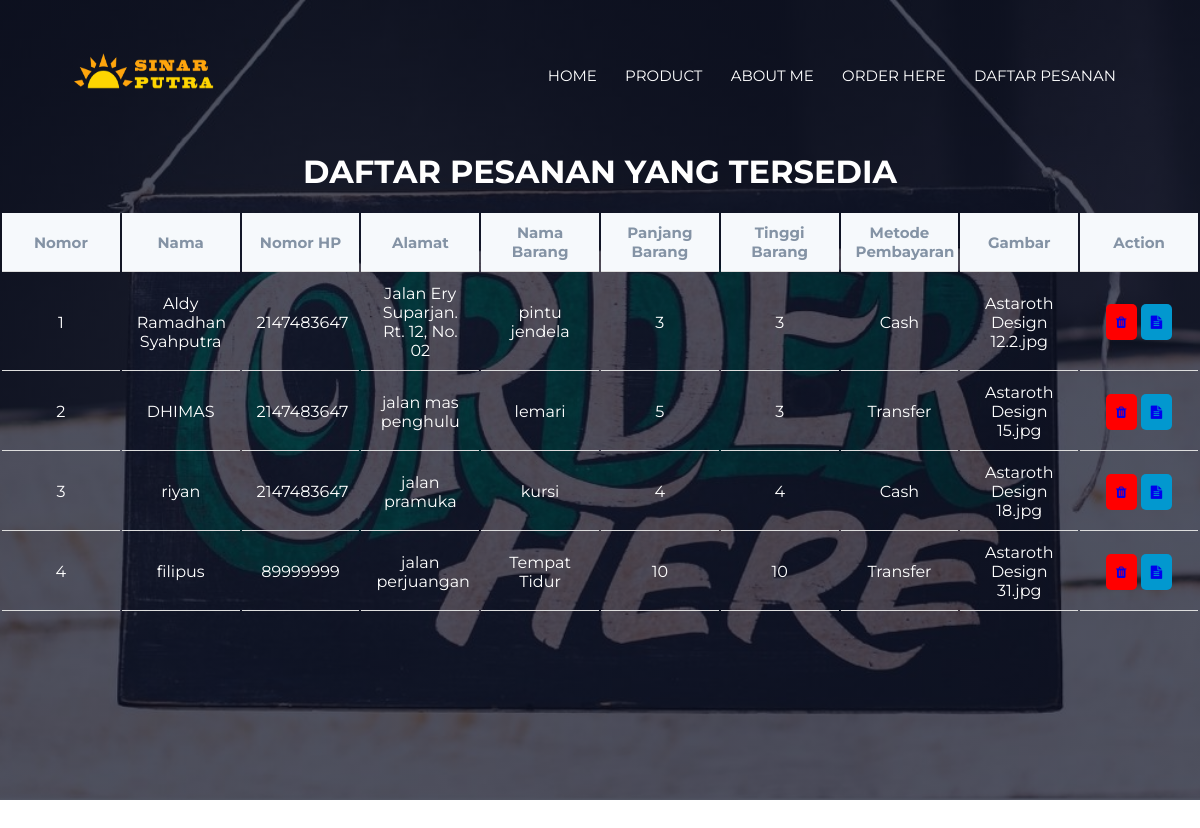
Page /tampilkanForm.php on the committed database.
### tables this page shows
CREATE TABLE `daftarpesan` (
  `id` int(11) NOT NULL,
  `nama` varchar(50) NOT NULL,
  `nomorhp` int(13) NOT NULL,
  `alamat` varchar(255) NOT NULL,
  `barang` varchar(255) NOT NULL,
  `panjang` float NOT NULL,
  `tinggi` float NOT NULL,
  `metode` varchar(10) NOT NULL,
  `gambar` varchar(2555) NOT NULL
);

### tampilkanForm.php (the view, shortened to what this page needs)
<?php
    require 'koneksi.php';
    $result = mysqli_query($conn, "SELECT * FROM daftarpesan");
    $pesanan = [];
    while($row = mysqli_fetch_assoc($result)){
        $pesanan[] = $row;
    }
?>
<!DOCTYPE html>
<html>
    <head>
        <link rel="stylesheet" href="tampilkanPhp.css">
        <link rel="stylesheet" href="https://stackpath.bootstrapcdn.com/font-awesome/4.7.0/css/font-awesome.min.css">
    </head>
    <body>
        <header class="sub-head">
            <nav>
                <a href="index.php"><img src="images/logo.png"></a>
                <div class="nav-links">
                    <ul>
                        <li> <a href="index.php"> HOME </a></li>
                        <li> <a href="produk.html"> PRODUCT </a></li>
                        <li> <a href="about.html"> ABOUT ME </a></li>
                        <li> <a href="orderHere.php"> ORDER HERE </a> </li>
                        <li> <a href="tampilkanForm.php"> DAFTAR PESANAN </a> </li>
                    </ul>
                </div>
            </nav>
        <h1> DAFTAR PESANAN YANG TERSEDIA </h1>
        <div class="table-section">
            <table>
                <thead>
                    <tr>
                        <th> Nomor </th>
                        <th> Nama </th>
                        <th> Nomor HP </th>
                        <th> Alamat </th>
                        <th> Nama Barang </th>
                        <th> Panjang Barang </th>
                        <th> Tinggi Barang </th>
                        <th> Metode Pembayaran </th>
                        <th> Gambar </th>
                        <th> Action </th>
                    </tr>
                </thead>
                <tbody>
                    <?php $i = 1; foreach ($pesanan as $pesan): ?>
                    <tr>
                        <td> <?php echo $i ;?></td>
                        <td> <?php echo $pesan['nama'] ;?></td>
                        <td> <?php echo $pesan['nomorhp'] ;?></td>
                        <td> <?php echo $pesan['alamat'] ;?></td>
                        <td> <?php echo $pesan['barang'] ;?></td>
                        <td> <?php echo $pesan['panjang'] ;?></td>
                        <td> <?php echo $pesan['tinggi'] ;?></td>
                        <td> <?php echo $pesan['metode'] ;?></td>
                        <td> <?php echo $pesan['gambar'] ;?></td>
                        <td>
                            <button> <a href="hapusPesan.php?id=<?php echo $pesan["id"]; ?>" onclick="return confirm('Yakin ingin Menghapus data ini?')" role='button'><i class="fa fa-trash"></i> </a> </button>
                            <button> <a href="updatePesan.php?id=<?php echo $pesan["id"]; ?>"> <i class="fa fa-file-text"></i> </a></button>
                        </td>
                    </tr>
                    <?php $i++; endforeach; ?>
                </tbody>
            </table>
        </div>
        </header>
    </body>
</html>

### tampilkanPhp.css (style rules this page uses)
* { margin: 0; padding: 0; font-family: 'Montserrat', sans-serif; }
nav { display: flex; padding: 2% 6%; justify-content: space-between; align-items: center; }
nav img { width: 150px; height: 100px; }
.nav-links { flex: 1; text-align: right; }
.nav-links ul li { list-style: none; display: inline-block; padding: 12px 12px; position: relative; }
.nav-links ul li a { color: white; text-decoration: none; font-size: 15px; }
.nav-links ul li::after { content: ''; width: 0%; height: 2px; background: orangered; display: block; margin: auto; transition: 0.5s; }
.sub-head { height: 100vh; width: 100%; background-image: linear-gradient(rgba(4,9,30,0.7),rgba(4,9,30,0.7)),url(images/order.jpg); background-position: center; background-size: cover; text-align: center; color: white; }
.table-section { margin-top: 20px; height: 650px; overflow: auto; }
table { width: 100%; table-layout: fixed; min-width: 1000px; }
thead th { position: sticky; top: 0; background-color: #f6f9fc; color: #8493a5; font-size: 15px; }
th, td { border-bottom: 1px solid #dddddd; padding: 10px 15px; text-align: center; }
button { outline: none; border: none; border-radius: 5px; cursor: pointer; padding: 10px; color: #ffffff; }
button a { text-decoration: none; }
td button:nth-child(1) { background-color: red; }
td button:nth-child(2) { background-color: #0298cf; }

### rows in the picture
daftarpesan: nama "Aldy Ramadhan Syahputra", nomorhp "2147483647", alamat "Jalan Ery Suparjan. Rt. 12, No. 02", barang "pintu jendela", panjang "3", tinggi "3", metode "Cash", gambar "Astaroth Design 12.2.jpg"
daftarpesan: nama "DHIMAS", nomorhp "2147483647", alamat "jalan mas penghulu", barang "lemari", panjang "5", tinggi "3", metode "Transfer", gambar "Astaroth Design 15.jpg"
daftarpesan: nama "riyan", nomorhp "2147483647", alamat "jalan pramuka", barang "kursi", panjang "4", tinggi "4", metode "Cash", gambar "Astaroth Design 18.jpg"
daftarpesan: nama "filipus", nomorhp "89999999", alamat "jalan perjuangan", barang "Tempat Tidur", panjang "10", tinggi "10", metode "Transfer", gambar "Astaroth Design 31.jpg"
